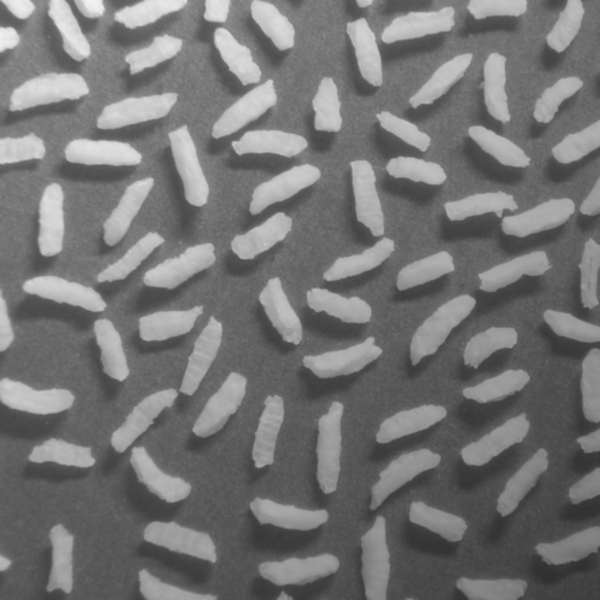
%> input picture hw7/code/rice.tif, 600 x 600 px
$ octave hw7_4.m   (GNU Octave 9; MATLAB toolbox functions it lacks are replaced by stand-ins)
%> lines starting %> are read from the running program, lines starting %| are printed output that depends on the picture; in (x1, y1, x2, y2) boxes, pixels count from 0 and x2, y2 are one past the last pixel; in counts of white or black regions, pixels touching at a corner belong together; the program's own positions count from 1
%% hw7_4

clc; close all; clear;

%% a : extracting the characters that contain long vertical strokes

im = imread('rice.tif');
%> im is the input picture: size 600x600 uint8; min 47, max 243, mean 116.4
disk1 = strel('disk',40);
corrected_im = imtophat(im,disk1);
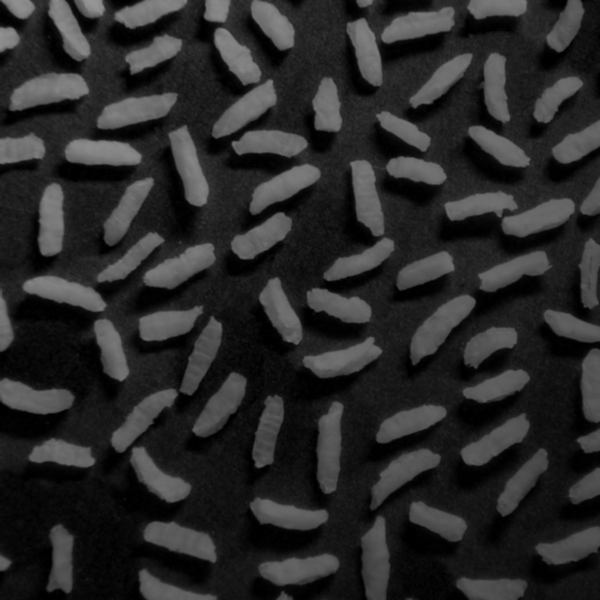
%> corrected_im: size 600x600 uint8; min 0, max 151, mean 41

gray_level = graythresh(corrected_im);
%> gray_level = 0.22
bw_im = im2bw(corrected_im,gray_level);
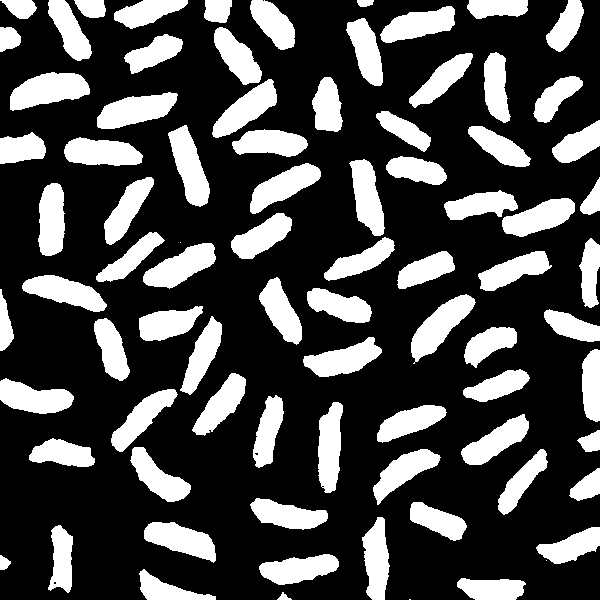
%> bw_im: size 600x600 logical; 28.5% white; 83 white regions (3 under 20 px), largest, box (x1, y1, x2, y2) and area: (10, 72, 90, 111) 2027, (411, 294, 476, 364) 1898, (97, 92, 178, 129) 1856

subplot(131) , imshow(im,[]) ,title('Original');
subplot(132), imshow(corrected_im,[]) ,title('Shadig effect Corrected');
subplot(133), imshow(bw_im,[]), title('Binary');

%%histogram of the areas
CC = bwconncomp(bw_im,4);
%> CC = 84 connected components
num = CC.NumObjects
%> num = 84
s  = regionprops(bw_im, 'area');
%> s = 83 regions; largest, Area: 2027, 1898, 1856, 1821, 1797
for i=1:82
    areas(i,1) = s(i).Area;
end
%> after the loop, areas = 82 values, max 2027 at index 7, min 1 at index 28, mean 1237.4
areas = sort(areas);
%> areas = 82 values from 1 to 2027

figure; histogram(areas,50) ,title('Histogtram Of Areas');

%% b: dominant particles

im1 = imread('wood_dowels.tif');
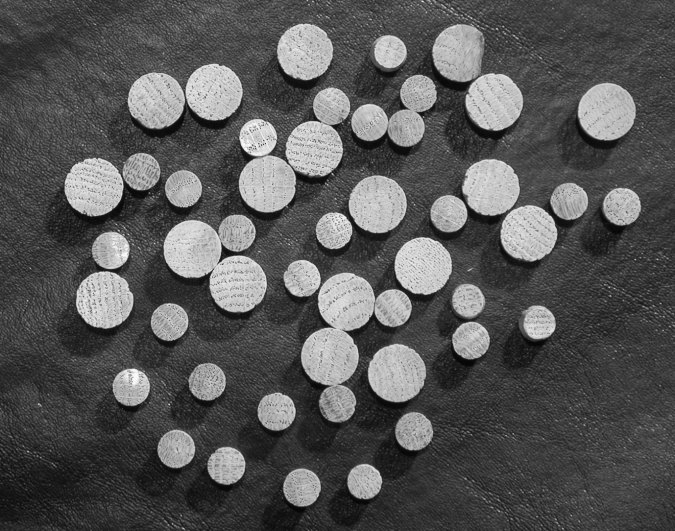
%> input picture hw7/code/wood_dowels.tif, 675 x 531 px
%> im1 is the input picture: size 531x675 uint8; min 2, max 255, mean 86.7
%img1 = im2double(img1);
disk2 = strel('disk',3);
opened_im = imopen(im1,disk2);
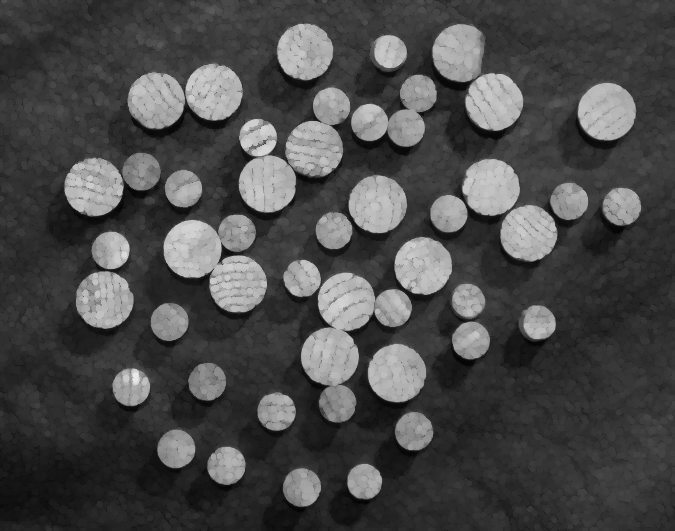
%> opened_im: size 531x675 uint8; min 2, max 234, mean 73.8
filtered_im = imclose(opened_im,disk2);

figure , subplot(121) , imshow(im1,[]) ,title('Original');
subplot(122), imshow(filtered_im,[]), title('Filtered Image');

area = zeros(1,50);
for i=1:50
    diskx = strel('disk',i);
    img_opened = imopen(filtered_im,diskx);
    area(1,i) = sum(img_opened(:));
end
%> after the loop, area = 50 values, max 27086035 at index 1, min 11360095 at index 50, mean 18989953.5

figure ,plot(diff(area)), title('Granulometry Plot');

%% c:  boundary between these two regions


im2 = imread('blobs.tif');
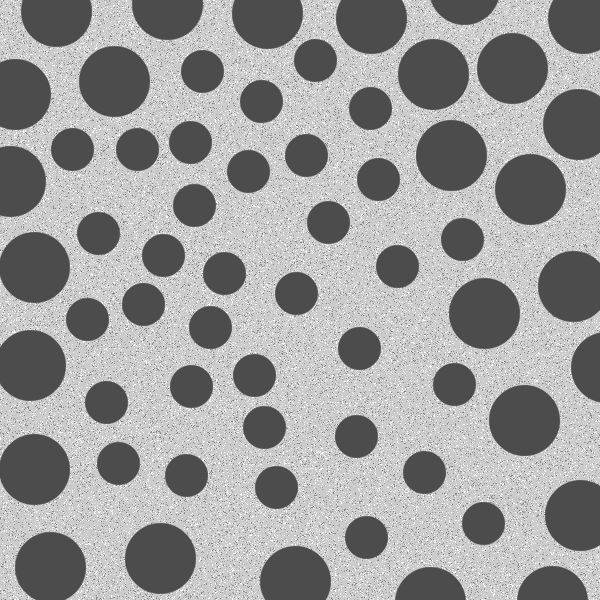
%> input picture hw7/code/blobs.tif, 600 x 600 px
%> im2 is the input picture: size 600x600 uint8; min 76, max 255, mean 155.3
im2 = im2double(im2);
%> im2: size 600x600 double
disk4 = strel('disk',30);
closed_im2 = imclose(im2,disk4);
disk5 = strel('disk',60);
opened_im2 = imopen(closed_im2,disk5);
square = strel('square',5);
dilated_im2 = imdilate(opened_im2,square);
erosed_im2 = imerode(opened_im2,square);
boundary_line = dilated_im2 - erosed_im2;
boundry = im2 + boundary_line;
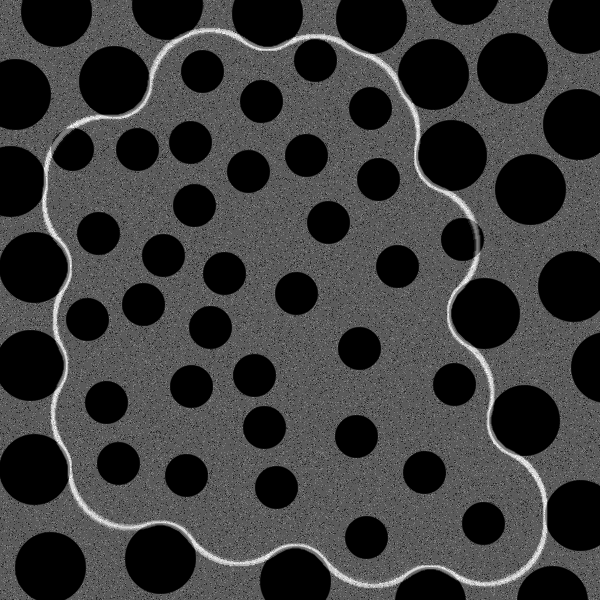
%> boundry: size 600x600 double; min 0.298, max 1.7, mean 0.627; drawn with min black and max white

figure;
subplot(221) ,imshow(im2) ,title('Original')
subplot(222) ,imshow(closed_im2) , title('Bigger Circles')
subplot(223) , imshow(opened_im2) , title('boundary shape')
subplot(224) , imshow(boundary_line) , title('Boundary line')
figure , imshow(boundry) ,title('segmented image')
%> after `imshow(boundry)`:
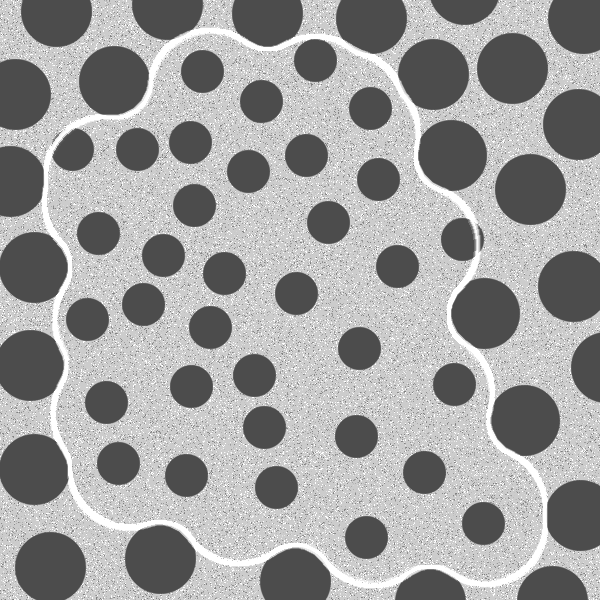
%> displayed picture: size 600x600, on the screen's scale of 0 to 255; min 76, max 255, mean 157.8
